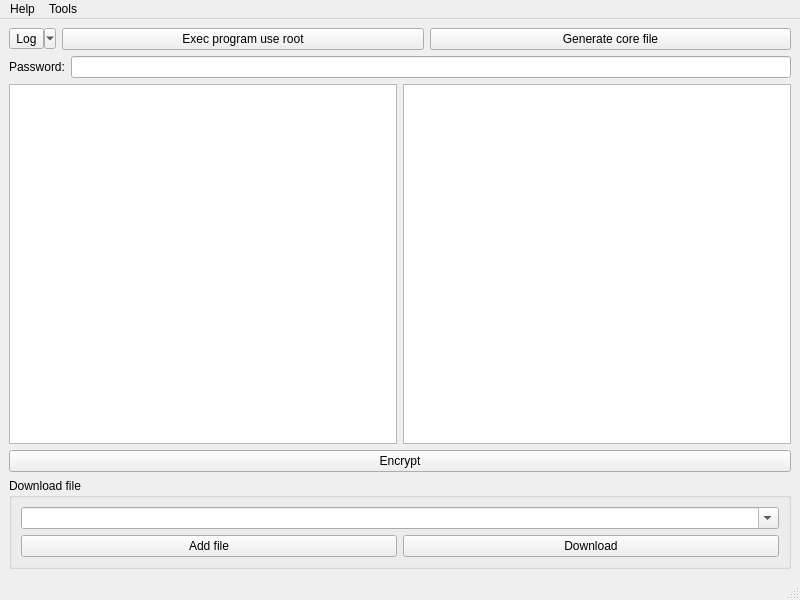
<?xml version="1.0" encoding="UTF-8"?>
<ui version="4.0">
 <class>MainWindow</class>
 <widget class="QMainWindow" name="MainWindow">
  <property name="geometry">
   <rect>
    <x>0</x>
    <y>0</y>
    <width>800</width>
    <height>600</height>
   </rect>
  </property>
  <property name="windowTitle">
   <string>MainWindow</string>
  </property>
  <widget class="QWidget" name="centralwidget">
   <layout class="QGridLayout" name="gridLayout_3">
    <item row="0" column="0">
     <layout class="QGridLayout" name="gridLayout_2">
      <item row="0" column="0">
       <widget class="QToolButton" name="tbLog">
        <property name="text">
         <string>Log</string>
        </property>
        <property name="popupMode">
         <enum>QToolButton::MenuButtonPopup</enum>
        </property>
        <property name="toolButtonStyle">
         <enum>Qt::ToolButtonIconOnly</enum>
        </property>
        <property name="autoRaise">
         <bool>false</bool>
        </property>
        <property name="arrowType">
         <enum>Qt::NoArrow</enum>
        </property>
       </widget>
      </item>
      <item row="0" column="1">
       <widget class="QPushButton" name="pushButton">
        <property name="text">
         <string>Exec program use root</string>
        </property>
       </widget>
      </item>
      <item row="0" column="2">
       <widget class="QPushButton" name="pbGenerateCoreFile">
        <property name="text">
         <string>Generate core file</string>
        </property>
       </widget>
      </item>
     </layout>
    </item>
    <item row="1" column="0">
     <layout class="QVBoxLayout" name="verticalLayout">
      <item>
       <layout class="QHBoxLayout" name="horizontalLayout_3">
        <item>
         <widget class="QLabel" name="label">
          <property name="text">
           <string>Password:</string>
          </property>
         </widget>
        </item>
        <item>
         <widget class="QLineEdit" name="lePassword"/>
        </item>
       </layout>
      </item>
      <item>
       <layout class="QHBoxLayout" name="horizontalLayout_2">
        <item>
         <widget class="QTextEdit" name="teInput"/>
        </item>
        <item>
         <widget class="QTextEdit" name="teOutput"/>
        </item>
       </layout>
      </item>
      <item>
       <layout class="QHBoxLayout" name="horizontalLayout">
        <item>
         <widget class="QPushButton" name="pbEncrypt">
          <property name="text">
           <string>Encrypt</string>
          </property>
         </widget>
        </item>
       </layout>
      </item>
     </layout>
    </item>
    <item row="2" column="0">
     <widget class="QGroupBox" name="groupBox">
      <property name="title">
       <string>Download file</string>
      </property>
      <layout class="QGridLayout" name="gridLayout">
       <item row="0" column="0">
        <widget class="QComboBox" name="cmbDownloadFiles">
         <property name="editable">
          <bool>true</bool>
         </property>
        </widget>
       </item>
       <item row="1" column="0">
        <layout class="QHBoxLayout" name="horizontalLayout_4">
         <item>
          <widget class="QPushButton" name="pbAddFile">
           <property name="text">
            <string>Add file</string>
           </property>
          </widget>
         </item>
         <item>
          <widget class="QPushButton" name="pbDownload">
           <property name="text">
            <string>Download</string>
           </property>
          </widget>
         </item>
        </layout>
       </item>
      </layout>
     </widget>
    </item>
   </layout>
  </widget>
  <widget class="QMenuBar" name="menubar">
   <property name="geometry">
    <rect>
     <x>0</x>
     <y>0</y>
     <width>800</width>
     <height>27</height>
    </rect>
   </property>
   <widget class="QMenu" name="menuAbout">
    <property name="title">
     <string>Help</string>
    </property>
    <addaction name="actionAbout"/>
    <addaction name="actionUpdate"/>
   </widget>
   <widget class="QMenu" name="menuTools">
    <property name="title">
     <string>Tools</string>
    </property>
   </widget>
   <addaction name="menuAbout"/>
   <addaction name="menuTools"/>
  </widget>
  <widget class="QStatusBar" name="statusbar"/>
  <action name="actionAbout">
   <property name="icon">
    <iconset theme="help-about">
     <normaloff>.</normaloff>.</iconset>
   </property>
   <property name="text">
    <string>About</string>
   </property>
  </action>
  <action name="actionUpdate">
   <property name="icon">
    <iconset theme="system-software-update">
     <normaloff>.</normaloff>.</iconset>
   </property>
   <property name="text">
    <string>Update</string>
   </property>
  </action>
 </widget>
 <resources/>
 <connections/>
</ui>
